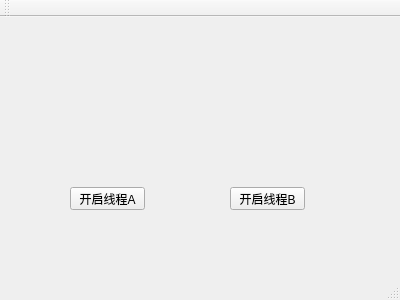
<?xml version="1.0" encoding="UTF-8"?>
<ui version="4.0">
 <class>MainWindow</class>
 <widget class="QMainWindow" name="MainWindow">
  <property name="geometry">
   <rect>
    <x>0</x>
    <y>0</y>
    <width>400</width>
    <height>300</height>
   </rect>
  </property>
  <property name="windowTitle">
   <string>MainWindow</string>
  </property>
  <widget class="QWidget" name="centralWidget">
   <widget class="QPushButton" name="pushButton">
    <property name="geometry">
     <rect>
      <x>70</x>
      <y>170</y>
      <width>75</width>
      <height>23</height>
     </rect>
    </property>
    <property name="text">
     <string>开启线程A</string>
    </property>
   </widget>
   <widget class="QPushButton" name="pushButton_2">
    <property name="geometry">
     <rect>
      <x>230</x>
      <y>170</y>
      <width>75</width>
      <height>23</height>
     </rect>
    </property>
    <property name="text">
     <string>开启线程B</string>
    </property>
   </widget>
  </widget>
  <widget class="QMenuBar" name="menuBar">
   <property name="geometry">
    <rect>
     <x>0</x>
     <y>0</y>
     <width>400</width>
     <height>23</height>
    </rect>
   </property>
  </widget>
  <widget class="QToolBar" name="mainToolBar">
   <attribute name="toolBarArea">
    <enum>TopToolBarArea</enum>
   </attribute>
   <attribute name="toolBarBreak">
    <bool>false</bool>
   </attribute>
  </widget>
  <widget class="QStatusBar" name="statusBar"/>
 </widget>
 <layoutdefault spacing="6" margin="11"/>
 <resources/>
 <connections/>
</ui>
